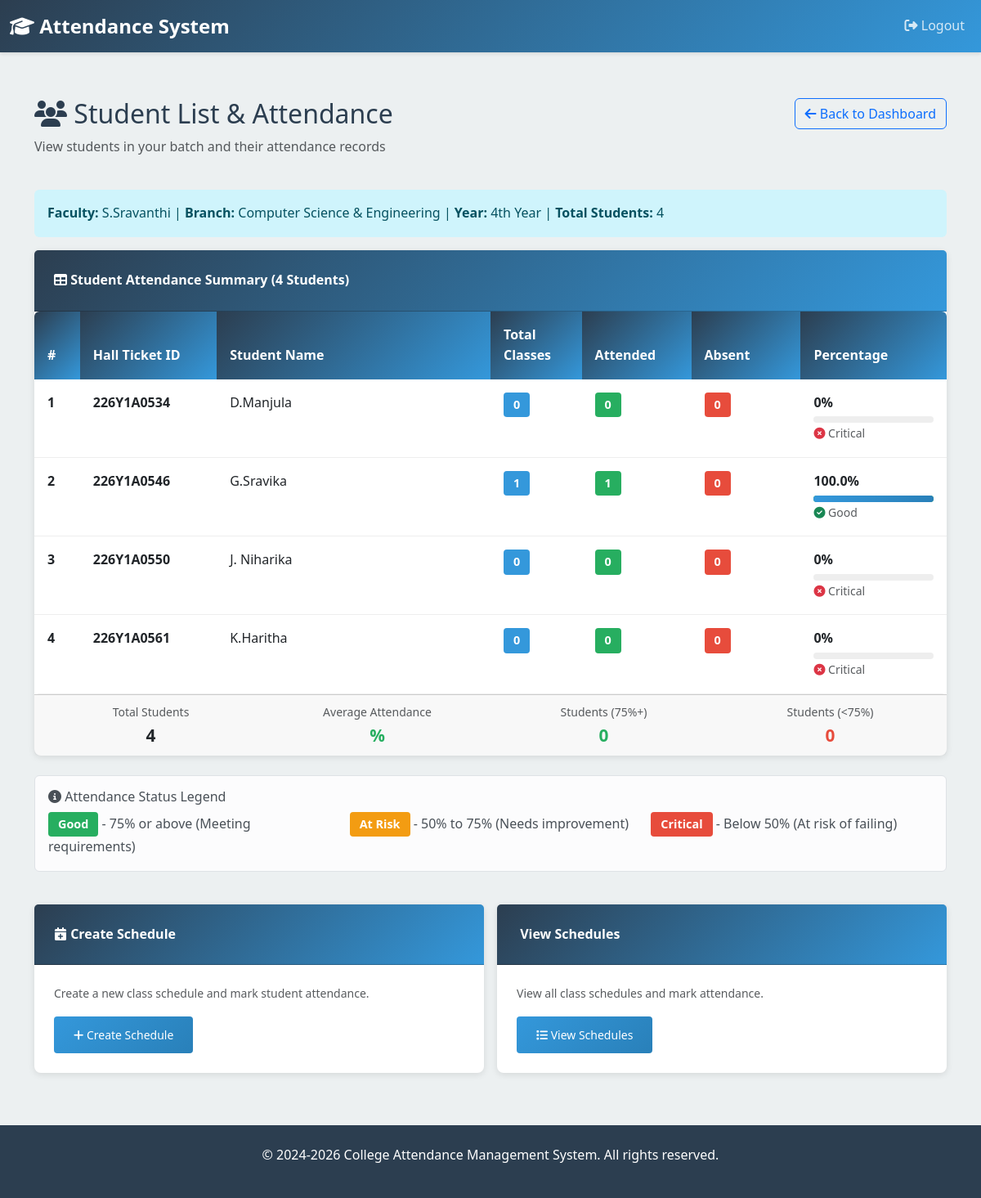
Screenshot of /faculty/students/ (signed in) with the database file from the repository.
### attendance/models.py (models this page shows, shortened)
class Faculty(models.Model):
    user = models.OneToOneField(User, on_delete=models.CASCADE, related_name='faculty_profile')
    name = models.CharField(max_length=100)
    subject = models.CharField(max_length=100)
    branch = models.CharField(max_length=10, choices=BRANCH_CHOICES)
    year = models.IntegerField(choices=YEAR_CHOICES)
    created_at = models.DateTimeField(auto_now_add=True)
    updated_at = models.DateTimeField(auto_now=True)
    class Meta:
        ordering = ['name']
        verbose_name = 'Faculty'
        verbose_name_plural = 'Faculty'

class Student(models.Model):
    user = models.OneToOneField(User, on_delete=models.CASCADE, related_name='student_profile')
    hall_ticket_id = models.CharField(max_length=20, unique=True, db_index=True)
    name = models.CharField(max_length=100)
    branch = models.CharField(max_length=10, choices=BRANCH_CHOICES)
    year = models.IntegerField(choices=YEAR_CHOICES)
    created_at = models.DateTimeField(auto_now_add=True)
    updated_at = models.DateTimeField(auto_now=True)
    class Meta:
        ordering = ['hall_ticket_id']
        verbose_name = 'Student'
        verbose_name_plural = 'Students'

### attendance/views.py (the view)
# urls.py: path('faculty/students/', views.view_student_list, name='view_student_list'),
@faculty_required
def view_student_list(request):
    faculty = request.user.faculty_profile
    students = Student.objects.filter(
        branch=faculty.branch,
        year=faculty.year
    ).order_by('hall_ticket_id')
    student_data = []
    for student in students:
        attendance_records = Attendance.objects.filter(
            student=student,
            schedule__faculty=faculty
        )
        total = attendance_records.count()
        attended = attendance_records.filter(status='P').count()
        absent = total - attended
        if total > 0:
            percentage = round((attended / total) * 100, 2)
        else:
            percentage = 0
        student_data.append({
            'student': student,
            'total_classes': total,
            'attended_classes': attended,
            'absent_classes': absent,
            'percentage': percentage,
        })
    context = {
        'faculty': faculty,
        'student_data': student_data,
    }
    return render(request, 'view_student_list.html', context)

### attendance/views.py (called while the page is built)
def faculty_required(view_func):
    @wraps(view_func)
    def wrapper(request, *args, **kwargs):
        if not request.user.is_authenticated:
            messages.error(request, 'Please login first.')
            return redirect('home')
        if not hasattr(request.user, 'faculty_profile'):
            messages.error(request, 'This page is for faculty only.')
            return redirect('home')
        return view_func(request, *args, **kwargs)
    return wrapper

### templates/view_student_list.html (shortened to what this page needs)
{% extends 'base.html' %}
{% block content %}
<div class="container mt-4">
    <div class="row mb-4">
        <div class="col">
            <h2 style="color: #2c3e50;">
                <i class="fas fa-users"></i> Student List & Attendance
            </h2>
            <p class="text-muted">View students in your batch and their attendance records</p>
        </div>
        <div class="col-auto">
            <a href="{% url 'faculty_dashboard' %}" class="btn btn-outline-primary">
                <i class="fas fa-arrow-left"></i> Back to Dashboard
            </a>
        </div>
    </div>
    <div class="alert alert-info" role="alert">
        <strong>Faculty:</strong> {{ faculty.name }} |
        <strong>Branch:</strong> {{ faculty.get_branch_display }} |
        <strong>Year:</strong> {{ faculty.get_year_display }} |
        <strong>Total Students:</strong> {{ student_data|length }}
    </div>
    {% if student_data %}
    <div class="card">
        <div class="card-header">
            <i class="fas fa-table"></i> Student Attendance Summary ({{ student_data|length }} Students)
        </div>
        <div class="table-responsive">
            <table class="table table-hover mb-0">
                <thead>
                    <tr>
                        <th style="width: 5%;">#</th>
                        <th style="width: 15%;">Hall Ticket ID</th>
                        <th style="width: 30%;">Student Name</th>
                        <th style="width: 10%;">Total Classes</th>
                        <th style="width: 12%;">Attended</th>
                        <th style="width: 12%;">Absent</th>
                        <th style="width: 16%;">Percentage</th>
                    </tr>
                </thead>
                <tbody>
                    {% for item in student_data %}
                    <tr>
                        <td><strong>{{ forloop.counter }}</strong></td>
                        <td><strong>{{ item.student.hall_ticket_id }}</strong></td>
                        <td>{{ item.student.name }}</td>
                        <td>
                            <span class="badge badge-primary">
                                {{ item.total_classes }}
                            </span>
                        </td>
                        <td>
                            <span class="badge badge-success">
                                {{ item.attended_classes }}
                            </span>
                        </td>
                        <td>
                            <span class="badge badge-danger">
                                {{ item.absent_classes }}
                            </span>
                        </td>
                        <td>
                            <div style="width: 100%;">
                                <strong>{{ item.percentage }}%</strong>
                                <div class="progress mt-1" style="height: 8px;">
                                    <div class="progress-bar {% if item.percentage >= 75 %}bg-success{% elif item.percentage >= 50 %}bg-warning{% else %}bg-danger{% endif %}"
                                         role="progressbar"
                                         data-width="{{ item.percentage }}"
                                         aria-valuenow="{{ item.percentage }}"
                                         aria-valuemin="0"
                                         aria-valuemax="100">
                                    </div>
                                </div>
                                <small class="text-muted">
                                    {% if item.percentage >= 75 %}
                                    <i class="fas fa-check-circle text-success"></i> Good
                                    {% elif item.percentage >= 50 %}
                                    <i class="fas fa-exclamation-circle text-warning"></i> At Risk
                                    {% else %}
                                    <i class="fas fa-times-circle text-danger"></i> Critical
                                    {% endif %}
                                </small>
                            </div>
                        </td>
                    </tr>
                    {% endfor %}
                </tbody>
            </table>
        </div>
        <div class="card-footer">
            <div class="row text-center">
                <div class="col-md-3">
                    <small class="text-muted">Total Students</small><br>
                    <strong style="font-size: 1.3rem;">{{ student_data|length }}</strong>
                </div>
                <div class="col-md-3">
                    <small class="text-muted">Average Attendance</small><br>
                    <strong style="font-size: 1.3rem; color: #27ae60;">
                        {% with total_attended=0 total_classes=0 %}
                            {{ total_attended|add:total_classes|add:total_classes|add:'-'|add:total_attended }}%
                        {% endwith %}
                    </strong>
                </div>
                <div class="col-md-3">
                    <small class="text-muted">Students (75%+)</small><br>
                    <strong style="font-size: 1.3rem; color: var(--success-color);">
                        {% with good_count=0 %}
                            0
                        {% endwith %}
                    </strong>
                </div>
                <div class="col-md-3">
                    <small class="text-muted">Students (<75%)</small><br>
                    <strong style="font-size: 1.3rem; color: #e74c3c;">
                        {% with risk_count=0 %}
                            0
                        {% endwith %}
                    </strong>
                </div>
            </div>
        </div>
    </div>
    <div class="alert alert-light border mt-4" role="alert">
        <h6 class="alert-heading"><i class="fas fa-info-circle"></i> Attendance Status Legend</h6>
        <div class="row">
            <div class="col-md-4">
                <p class="mb-0">
                    <span class="badge bg-success">Good</span> - 75% or above (Meeting requirements)
                </p>
            </div>
            <div class="col-md-4">
                <p class="mb-0">
                    <span class="badge bg-warning">At Risk</span> - 50% to 75% (Needs improvement)
                </p>
            </div>
            <div class="col-md-4">
                <p class="mb-0">
                    <span class="badge bg-danger">Critical</span> - Below 50% (At risk of failing)
                </p>
            </div>
        </div>
    </div>
    {% else %}
    <div class="alert alert-warning" role="alert">
        <i class="fas fa-exclamation-triangle"></i>
        <strong>No students found</strong> in your batch ({{ faculty.get_branch_display }} - {{ faculty.get_year_display }}).
    </div>
    {% endif %}
    <div class="row mt-4 g-3">
        <div class="col-md-6">
            <div class="card">
                <div class="card-header">
                    <i class="fas fa-calendar-plus"></i> Create Schedule
                </div>
                <div class="card-body">
                    <p class="text-muted small">Create a new class schedule and mark student attendance.</p>
                    <a href="{% url 'create_schedule' %}" class="btn btn-primary btn-sm">
                        <i class="fas fa-plus"></i> Create Schedule
                    </a>
                </div>
            </div>
        </div>
        <div class="col-md-6">
            <div class="card">
                <div class="card-header">
                     View Schedules
                </div>
                <div class="card-body">
                    <p class="text-muted small">View all class schedules and mark attendance.</p>
                    <a href="{% url 'view_all_schedules' %}" class="btn btn-primary btn-sm">
                        <i class="fas fa-list"></i> View Schedules
                    </a>
                </div>
            </div>
        </div>
    </div>
</div>
{% endblock %}

### templates/base.html (style rules this page uses)
:root { --primary-color: #2c3e50; --secondary-color: #3498db; --success-color: #27ae60; --danger-color: #e74c3c; --warning-color: #f39c12; }
* { margin: 0; padding: 0; box-sizing: border-box; }
body { font-family: 'Segoe UI', Tahoma, Geneva, Verdana, sans-serif; background-color: #ecf0f1; color: #333; line-height: 1.6; }
.card { border: none; box-shadow: 0 2px 8px rgba(0,0,0,0.1); border-radius: 8px; transition: transform 0.3s ease, box-shadow 0.3s ease; }
.card-header { background: linear-gradient(135deg, var(--primary-color), var(--secondary-color)); color: white; border-radius: 8px 8px 0 0; padding: 1.5rem; font-weight: 600; }
.card-body { padding: 1.5rem; }
.btn-primary { background: linear-gradient(135deg, var(--secondary-color), #2980b9); border: none; padding: 0.75rem 1.5rem; font-weight: 500; transition: all 0.3s ease; }
.alert { border: none; border-radius: 6px; margin-top: 1rem; }
.badge { padding: 0.5rem 0.75rem; border-radius: 4px; font-size: 0.9rem; }
.badge-primary { background-color: var(--secondary-color); }
.badge-success { background-color: var(--success-color); }
.badge-danger { background-color: var(--danger-color); }
.table { background: white; border-radius: 6px; overflow: hidden; }
.table thead th { background: linear-gradient(135deg, var(--primary-color), var(--secondary-color)); color: white; border: none; padding: 1rem; font-weight: 600; }
.table tbody td { padding: 1rem; border-bottom: 1px solid #eee; }
.progress { height: 1.5rem; border-radius: 6px; background-color: #eee; }
.progress-bar { background: linear-gradient(90deg, var(--secondary-color), #2980b9); }

### templates/view_student_list.html (style rules this page uses)
.badge-primary { background-color: #3498db; color: white; }
.badge-success { background-color: #27ae60; color: white; }
.badge-danger { background-color: #e74c3c; color: white; }
.bg-success { background-color: #27ae60 !important; }
.bg-warning { background-color: #f39c12 !important; color: white !important; }
.bg-danger { background-color: #e74c3c !important; }

### rows the page displays
Faculty: name "S.Sravanthi", branch "Computer Science & Engineering", year "4th Year"
Student: student.hall_ticket_id "226Y1A0534", student.name "D.Manjula", total_classes "0", attended_classes "0", absent_classes "0", percentage "0", shows "Critical"
Student: student.hall_ticket_id "226Y1A0546", student.name "G.Sravika", total_classes "1", attended_classes "1", absent_classes "0", percentage "100.0", shows "Good"
Student: student.hall_ticket_id "226Y1A0550", student.name "J. Niharika", total_classes "0", attended_classes "0", absent_classes "0", percentage "0", shows "Critical"
Student: student.hall_ticket_id "226Y1A0561", student.name "K.Haritha", total_classes "0", attended_classes "0", absent_classes "0", percentage "0", shows "Critical"

### other values shown
{{ student_data|length }} "4"
